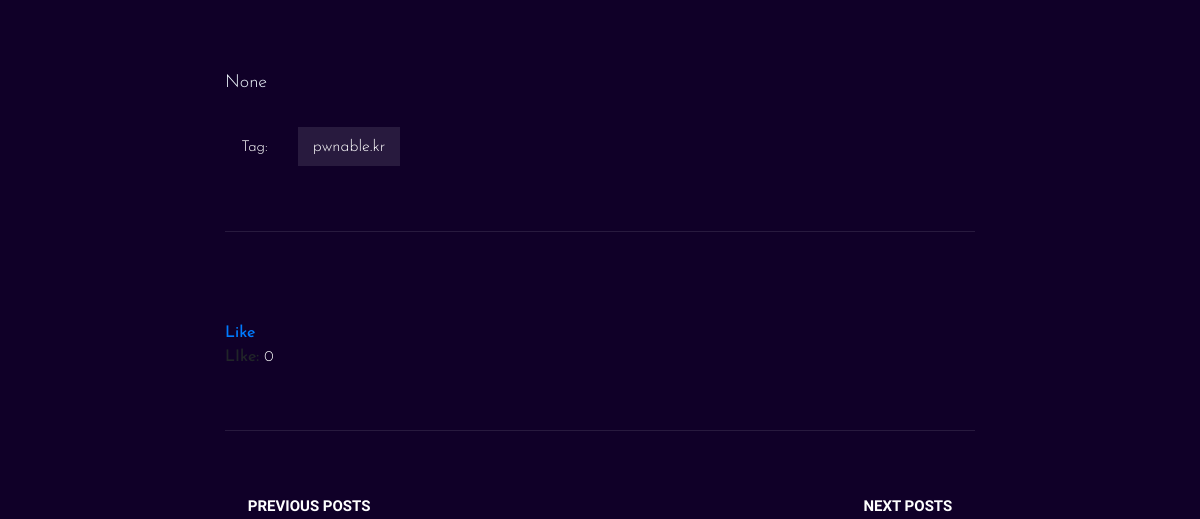
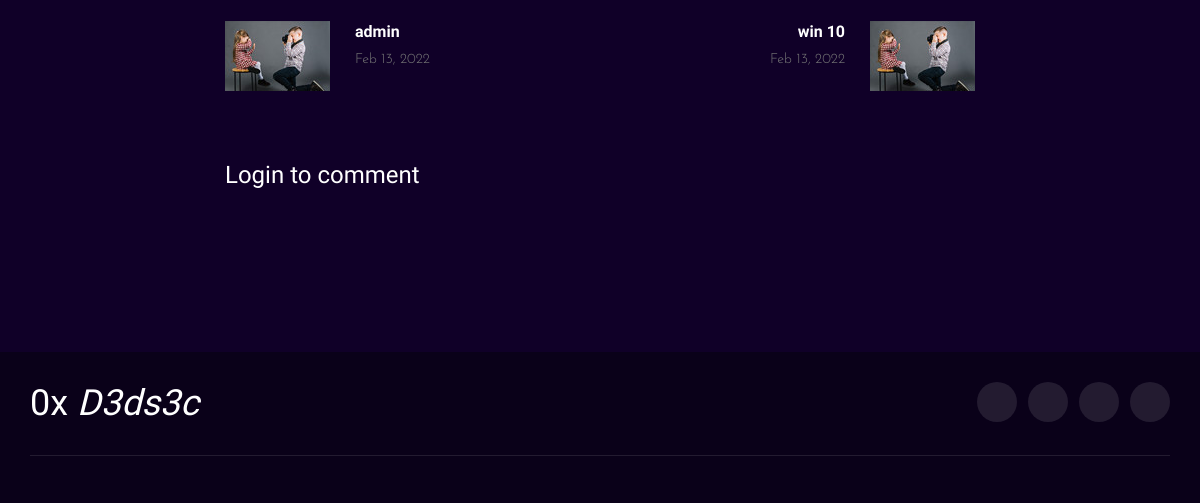
Page /dedsec/writeup/23/ (middle part) on the earlier database version (2 pictures, top to bottom).
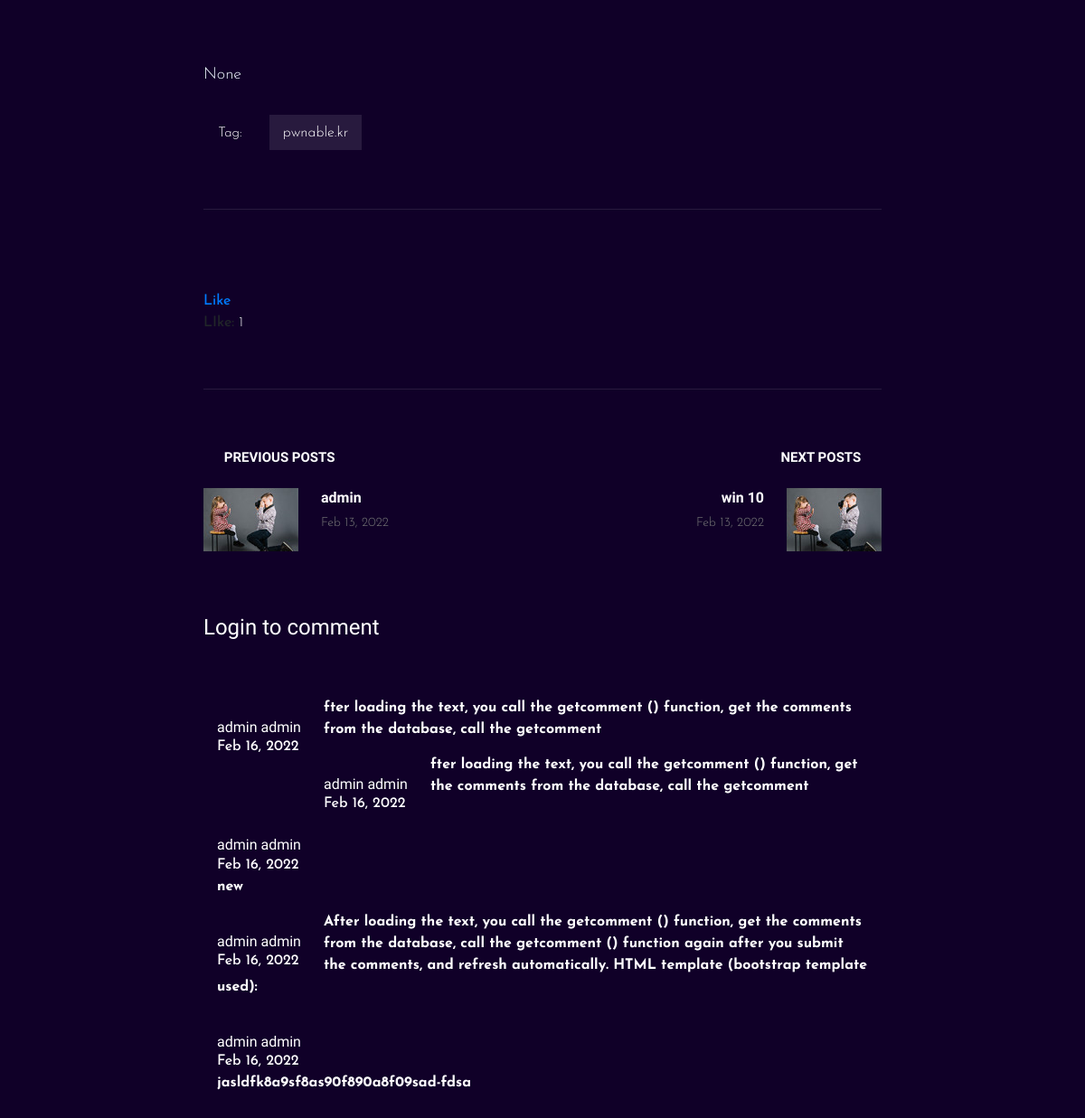
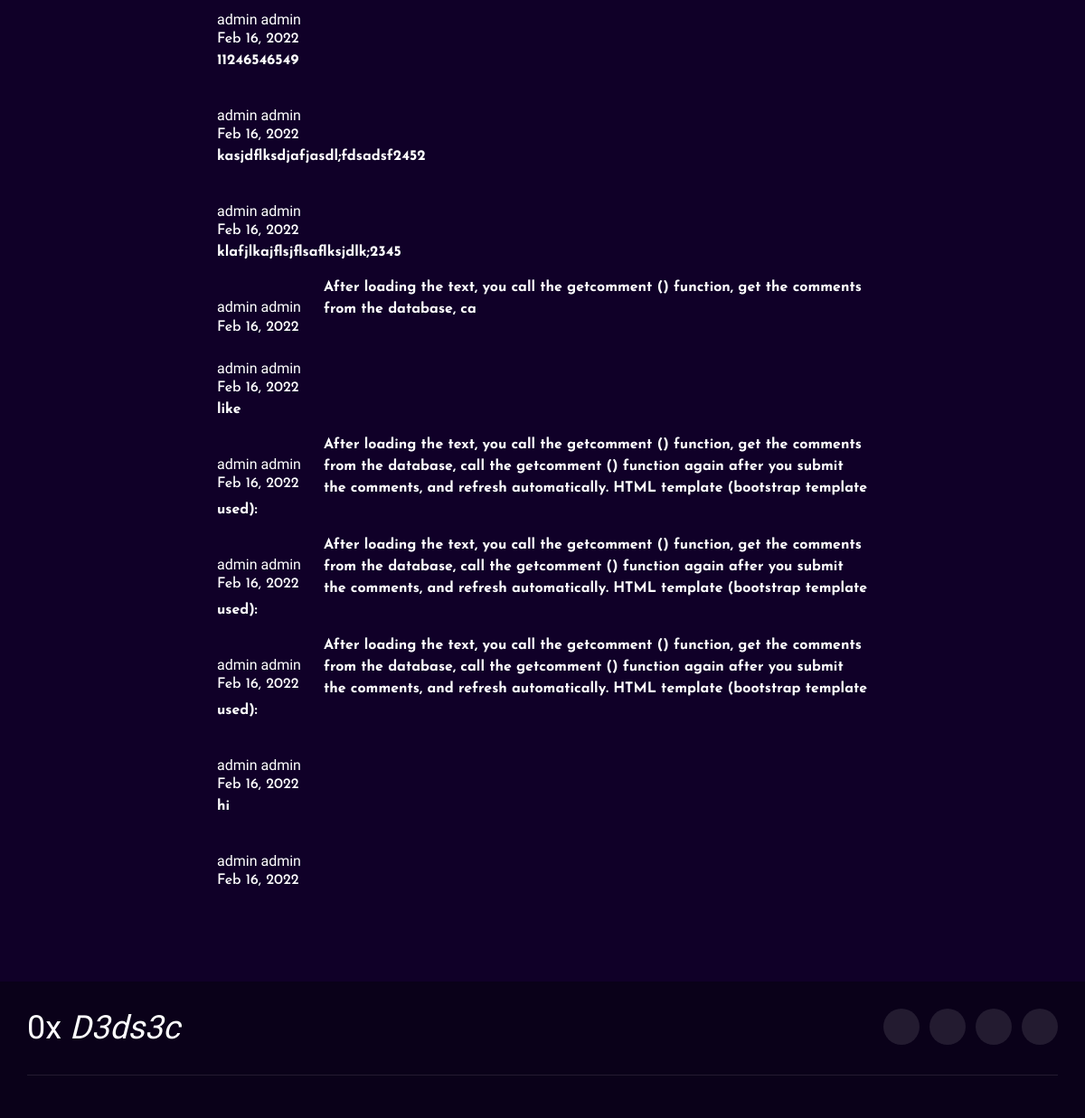
Same page on the later database version (2 pictures, top to bottom).
### writeup/models.py (models this page shows, shortened)
class Writeup(models.Model):
    like = models.ManyToManyField(User,related_name='like')
    title = models.CharField(max_length=100)
    prerequis =  RichTextUploadingField(blank=True, null=True)
    content_upload = RichTextUploadingField(blank=True, null=True)
    cate = models.ManyToManyField(Cate, related_name='writeup')
    date_create = models.DateTimeField(default = timezone.now)
    author = models.ForeignKey(User, on_delete=models.CASCADE,related_name='writeup')

class Cate(models.Model):
    tag = models.CharField(default='challenge',max_length=100)
    def __str__(self):
        return self.tag

class Commment(models.Model):
    writeup = models.ForeignKey(Writeup, on_delete=models.CASCADE, related_name='cmt')
    date = models.DateTimeField(default=timezone.now)
    content = models.TextField()
    user = models.ForeignKey(User, on_delete=models.CASCADE, related_name='cmt',null=True)

### writeup/views.py (the view)
class WriteupDetail(DetailView):
    model = Writeup
    context_object_name = 'post'

### writeup/templates/writeup/writeup_detail.html (shortened to what this page needs)
{%extends 'writeup/base.html'%}
{%load static%}
{% block content %}
    <div class="blog-details spad">
        <div class="container">
            <div class="row d-flex justify-content-center">
                <div class="col-lg-8">
                    <div class="blog__details__content">
                        <div class="blog__details__quote">
                        </div>
                        <div class="blog__details__text">
                            <p style="color: aliceblue;">{{post.content_upload| safe }}</p>
                        </div>
                        <div class="blog__details__tags">
                            <span><i class="fa fa-tag"></i> Tag:</span>
                            {%for tag in post.cate.all%}
                            <a href="{%url 'catedetail' tag%}">{{tag}}</a>
                            {%endfor%}
                        </div>
                      <br>
                         {%if user.is_authenticated%}
                            {%if user in post.like.all%}
                            <a name="{{ post.id }}" style="font-size:48px;color: blue;cursor:pointer;" class="likin" id="co"><i class="fa fa-thumbs-up" aria-hidden="true"></i></a>
                           {%else%}
                            <a name="{{ post.id }}" style="font-size:48px;color: black;cursor:pointer;" class="likin" id="co"><i class="fa fa-thumbs-up" aria-hidden="true"></i></a>
                        {%endif%}
                        {%else%}
                        <a href="{%url 'login'%}">Like</a>
                         {%endif%}
                        <div class="blog__details__tags">
                          LIke: <span id="likenum">  {{post.like.count}}</span>
                        </div>
                        <div class="blog__details__option">
                            <div class="row">
                                {%if post.get_previous_by_date_create%}
                                <div class="col-lg-6 col-md-6 col-sm-6">
                                    <a href="{%url 'writeupdetail' post.get_previous_by_date_create.id%}" class="blog__details__option__item">
                                        <h5><i class="fa fa-angle-left"></i> Previous posts</h5>
                                        <div class="blog__details__option__item__img">
                                            <img src="{% static 'writeup/img/blog/prev.jpg'%}" alt="">
                                        </div>
                                        <div class="blog__details__option__item__text">
                                            <h6>{{post.get_previous_by_date_create.title}}</h6>
                                            <span>{{post.get_previous_by_date_create.date_create| date:"M d, Y"}}</span>
                                        </div>
                                    </a>
                                </div>
                                {%endif%}
                                {%if post.get_next_by_date_create%}
                                {%if not post.get_previous_by_date_create%}
                                <div class="col-lg-6 col-md-6 col-sm-6">
                                    <a href="{%url 'writeupdetail' post.get_next_by_date_create.id%}" class="blog__details__option__item">
                                        <h5><i class="fa fa-angle-left"></i> Next posts</h5>
                                        <div class="blog__details__option__item__img">
                                            <img src="{% static 'writeup/img/blog/prev.jpg'%}" alt="">
                                        </div>
                                        <div class="blog__details__option__item__text">
                                            <h6>{{post.get_next_by_date_create.title}}</h6>
                                            <span>{{post.get_next_by_date_create.date_create| date:"M d, Y"}}</span>
                                        </div>
                                    </a>
                                </div>
                                {%else%}
                                <div class="col-lg-6 col-md-6 col-sm-6">
                                    <a href="{%url 'writeupdetail' post.get_next_by_date_create.id%}" class="blog__details__option__item blog__details__option__item--right">
                                        <h5>Next posts <i class="fa fa-angle-right"></i></h5>
                                        <div class="blog__details__option__item__img">
                                            <img src="{% static 'writeup/img/blog/prev.jpg'%}" alt="">
                                        </div>
                                        <div class="blog__details__option__item__text">
                                            <h6>{{post.get_next_by_date_create.title}}</h6>
                                            <span>{{post.get_next_by_date_create.date_create| date:"M d, Y"}}</span>
                                        </div>
                                    </a>
                                </div>
                                {%endif%}
                                {%endif%}
                            </div>
                        </div>
                        {%if user.is_authenticated%}
                        <div class="blog__details__comment">
                            <h4>Leave a comment</h4>
                                <textarea id="textarea" rows="10"></textarea>
                                <button id="cmt" type="submit" class="site-btn" value="{{post.id}}" >Send Message</button>
                        </div>
                        {%else%}
                        <h4 class="blog__details__comment">Login to comment</h4>
                        {%endif%}
                        <br>
                        <br>
                        {%for cmt in post.cmt.all|dictsortreversed:"date"%}
                        <div class="col-lg-6 col-md-6 col-sm-6" style="max-width: max-content;">
                                    <div class="blog__details__option__item__img" style="">
                                        <a href="{%url 'profile' cmt.user.id%}"> <h6>{{cmt.user.first_name}} {{cmt.user.last_name}}</h6></a>
                                        <span style="color: white;">{{cmt.date|date:"M d, Y"}}</span>
                                    </div>
                                    <p >
                                    {{cmt.content}}
                                    </p>
                        </div>
                        {%endfor%}
                    </div>
                </div>
            </div>
        </div>
    </div>
    {% endblock %}

### writeup/templates/writeup/base.html (shortened to what this page needs)
{%load static%}
<!DOCTYPE html>
<html lang="zxx">
<head>
    <link rel="stylesheet" href="{%static 'writeup/css/bootstrap.min.css'%}" type="text/css">
    <link rel="stylesheet" href="{%static 'writeup/css/font-awesome.min.css'%}" type="text/css">
    <link rel="stylesheet" href="{%static 'writeup/css/elegant-icons.css'%}" type="text/css">
    <link rel="stylesheet" href="{%static 'writeup/css/owl.carousel.min.css'%}" type="text/css">
    <link rel="stylesheet" href="{%static 'writeup/css/magnific-popup.css'%}" type="text/css">
    <link rel="stylesheet" href="{%static 'writeup/css/slicknav.min.css'%}" type="text/css">
    <link rel="stylesheet" href="{%static 'writeup/css/style.css'%}" type="text/css">
</head>
<body>
    {% block content %}{% endblock %}
    <footer class="footer">
        <div class="container">
            <div class="footer__top">
                <div class="row">
                    <div class="col-lg-6 col-md-6">
                        <div class="footer__top__logo">
                            <h2 style="color: white;">0x <em> D3ds3c </em> </h2>
                        </div>
                    </div>
                    <div class="col-lg-6 col-md-6">
                        <div class="footer__top__social">
                            <a href="https://www.facebook.com/profile.php?id=100068404994823"><i class="fa fa-facebook"></i></a>
                            <a href="https://twitter.com/phong20031"><i class="fa fa-twitter"></i></a>
                            <a href="https://www.instagram.com/_minh_nguyn/?hl=en"><i class="fa fa-instagram"></i></a>
                            <a href="https://zalo.me/0377075126"><i class="fa fa-youtube-play"></i></a>
                        </div>
                    </div>
                </div>
            </div>
            <div class="footer__option">
            </div>
        </div>
    </footer>
</body>
</html>

### writeup/static/writeup/css/style.css (style rules this page uses)
html, body { height: 100%; font-family: "Josefin Sans", sans-serif; -webkit-font-smoothing: antialiased; }
h1, h2, h3, h4, h5, h6 { margin: 0; color: white; font-weight: 400; font-family: "Play", sans-serif; }
h2 { font-size: 36px; }
h4 { font-size: 24px; }
h5 { font-size: 18px; }
h6 { font-size: 16px; }
p { font-size: 16px; font-family: "Josefin Sans", sans-serif; color: #ffffff; font-weight: 800; margin: 0 0 15px 0; }
img { max-width: 100%; }
.spad { padding-top: 100px; padding-bottom: 100px; }
.footer { background: #0a0119; }
.footer__top { padding: 30px 0; border-bottom: 1px solid rgba(255, 255, 255, 0.1); }
.footer__top__logo { line-height: 40px; }
.footer__top__social { text-align: right; }
.footer__top__social a { display: inline-block; font-size: 15px; color: #ffffff; height: 40px; width: 40px; background: rgba(255, 255, 255, 0.1); border-radius: 50%; line-height: 44px; text-align: center; margin-right: 6px; }
.footer__top__social a:last-child { margin-right: 0; }
.footer__option { padding-bottom: 35px; padding-top: 75px; }
.blog-details { background: #100028; }
.blog__details__text { margin-bottom: 30px; }
.blog__details__text p { font-size: 18px; line-height: 29px; font-weight: 300; margin-bottom: 20px; }
.blog__details__text p:last-child { margin-bottom: 0; }
.blog__details__quote { padding: 35px 90px 35px 40px; position: relative; margin-bottom: 35px; }
.blog__details__tags { padding-bottom: 60px; border-bottom: 1px solid rgba(255, 255, 255, 0.1); margin-bottom: 65px; }
.blog__details__tags span { display: inline-block; font-size: 15px; color: #ffffff; font-weight: 300; margin-right: 25px; }
.blog__details__tags a { font-size: 16px; font-weight: 300; color: #ffffff; display: inline-block; margin-right: 11px; padding: 8px 15px 7px; margin-bottom: 5px; background: rgba(255, 255, 255, 0.1); }
.blog__details__option { margin-bottom: 40px; }
.blog__details__option__item { margin-bottom: 30px; overflow: hidden; display: block; }
.blog__details__option__item h5 { color: #ffffff; font-size: 15px; font-weight: 700; text-transform: uppercase; margin-bottom: 25px; }
.blog__details__option__item h5 i { font-size: 18px; margin-right: 5px; }
.blog__details__option__item.blog__details__option__item--right h5 { text-align: right; }
.blog__details__option__item.blog__details__option__item--right h5 i { margin-right: 0; margin-left: 5px; }
.blog__details__option__item.blog__details__option__item--right .blog__details__option__item__img { float: right; margin-right: 0; margin-left: 25px; }
.blog__details__option__item.blog__details__option__item--right .blog__details__option__item__text { margin-right: 25px; text-align: right; float: none; }
.blog__details__option__item__img { float: left; margin-right: 25px; }
.blog__details__option__item__text { overflow: hidden; }
.blog__details__option__item__text h6 { color: #ffffff; line-height: 21px; font-weight: 700; margin-bottom: 5px; }
.blog__details__option__item__text span { font-size: 14px; color: #777777; font-weight: 300; }
@media only screen and (min-width: 1200px) { .container { max-width: 1170px; } }

Differences in the rows shown:
computed for Writeup "None": like.count "0" → "1"
added Commment: user.first_name "admin", user.last_name "admin", date "Feb 16, 2022", content "fter loading the text, you call the getcomment () function, get the comments from the database, call the getcomment"
added Commment: user.first_name "admin", user.last_name "admin", date "Feb 16, 2022", content "fter loading the text, you call the getcomment () function, get the comments from the database, call the getcomment"
added Commment: user.first_name "admin", user.last_name "admin", date "Feb 16, 2022", content "new"
added Commment: user.first_name "admin", user.last_name "admin", date "Feb 16, 2022", content "After loading the text, you call the getcomment () function, get the comments from the database, call the getcomment () function again after you submit the comments, and refresh automatically. HTML template (bootstrap template used):"
added Commment: user.first_name "admin", user.last_name "admin", date "Feb 16, 2022", content "jasldfk8a9sf8as90f890a8f09sad-fdsa"
added Commment: user.first_name "admin", user.last_name "admin", date "Feb 16, 2022", content "11246546549"
added Commment: user.first_name "admin", user.last_name "admin", date "Feb 16, 2022", content "kasjdflksdjafjasdl;fdsadsf2452"
added Commment: user.first_name "admin", user.last_name "admin", date "Feb 16, 2022", content "klafjlkajflsjflsaflksjdlk;2345"
added Commment: user.first_name "admin", user.last_name "admin", date "Feb 16, 2022", content "After loading the text, you call the getcomment () function, get the comments from the database, ca"
added Commment: user.first_name "admin", user.last_name "admin", date "Feb 16, 2022", content "like"
added Commment: user.first_name "admin", user.last_name "admin", date "Feb 16, 2022", content "After loading the text, you call the getcomment () function, get the comments from the database, call the getcomment () function again after you submit the comments, and refresh automatically. HTML template (bootstrap template used):"
added Commment: user.first_name "admin", user.last_name "admin", date "Feb 16, 2022", content "After loading the text, you call the getcomment () function, get the comments from the database, call the getcomment () function again after you submit the comments, and refresh automatically. HTML template (bootstrap template used):"
added Commment: user.first_name "admin", user.last_name "admin", date "Feb 16, 2022", content "After loading the text, you call the getcomment () function, get the comments from the database, call the getcomment () function again after you submit the comments, and refresh automatically. HTML template (bootstrap template used):"
added Commment: user.first_name "admin", user.last_name "admin", date "Feb 16, 2022", content "hi"
added Commment: user.first_name "admin", user.last_name "admin", date "Feb 16, 2022"
